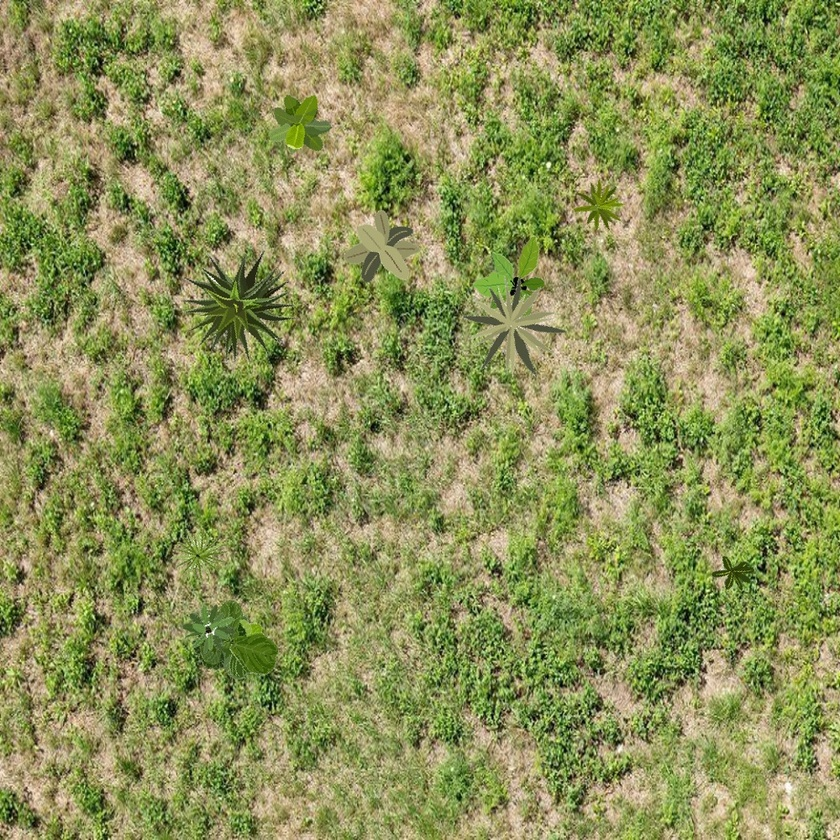
#> input picture Lab/images/Image5.jpg, 840 x 840 px, shrunk from 1000 x 1000 before the run, given in place of image5.png, which was not available
$ python box_view.py
#> lines starting #> are read from the running program, lines starting #| are printed output that depends on the picture
import cv2
import numpy as np
import random

# Function to load the bounding boxes from a YOLO text file
def load_bboxes(txt_file, img_width, img_height):
    bboxes = []
    with open(txt_file, 'r') as f:
        for line in f.readlines():
            parts = line.strip().split()
            class_id = int(parts[0])
            x_center, y_center, width, height = map(float, parts[1:])

            # Convert from YOLO format to pixel coordinates
            x_min = int((x_center - width / 2) * img_width)
            y_min = int((y_center - height / 2) * img_height)
            x_max = int((x_center + width / 2) * img_width)
            y_max = int((y_center + height / 2) * img_height)

            bboxes.append((class_id, x_min, y_min, x_max, y_max))

    return bboxes

# Function to generate a random color for each class
def random_light_color():
    base = [random.randint(120, 200) for _ in range(3)]
    # Ensure at least one channel is high for vibrancy
    base[random.randint(0, 2)] = 255
    return tuple(base)


# Main function to read the image and display bounding boxes with a dark overlay
def show_bboxes(image_path, txt_path):
    # Read the image
    img = cv2.imread(image_path)
#> img is the input picture: shape (840, 840, 3); mean B, G, R 86.4, 145.2, 139.8
    img_height, img_width, _ = img.shape
#> img_height = 840; img_width = 840

    # Create a black overlay with 50% opacity
    overlay = img.copy()
    cv2.addWeighted(overlay, 0.2, img, 0.5, 0, img)
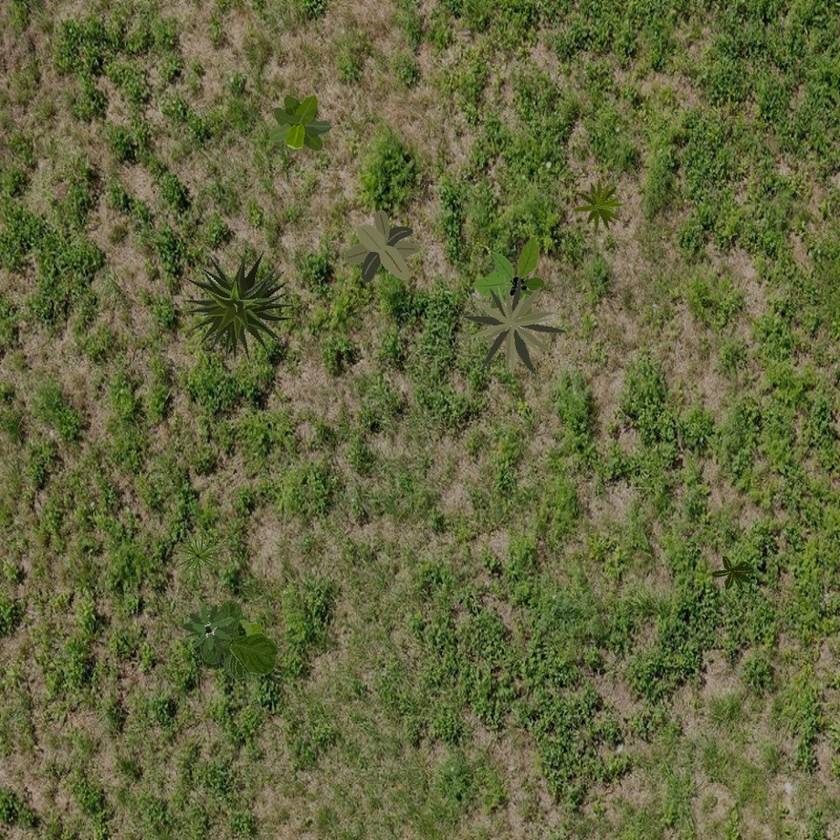
#> img: shape (840, 840, 3); mean B, G, R 60.5, 101.6, 97.9

    # Load bounding boxes from the txt file
    bboxes = load_bboxes(txt_path, img_width, img_height)

    # Random color for each class
    colors = {}

    for class_id, x_min, y_min, x_max, y_max in bboxes:
        # Assign a random color if not already assigned for this class
        if class_id not in colors:
            colors[class_id] = random_light_color()


        color = colors[class_id]

        # Draw the bounding box
        cv2.rectangle(img, (x_min, y_min), (x_max, y_max), color, 2)
        # Optionally, put the class id text
        cv2.putText(img, str(class_id), (x_min, y_min - 10), cv2.FONT_HERSHEY_SIMPLEX, 0.5, color, 2)

    # Display the image with bounding boxes and darkened background
    cv2.imshow('Image with Bounding Boxes and Dark Background', img)
    cv2.waitKey(0)
    cv2.destroyAllWindows()

# Test the function
image_path = r"C:\3D\SD maker\Lab\output\images\image5.png"  # Change to your image file path
txt_path = r"C:\3D\SD maker\Lab\output\labels\image5.txt"  # Change to your annotations TXT file path

#> (the run stopped early here; a loop or call above may not have finished)

$ run again, with Lab/images/Image1.jpg copied over Lab/images/Image5.jpg
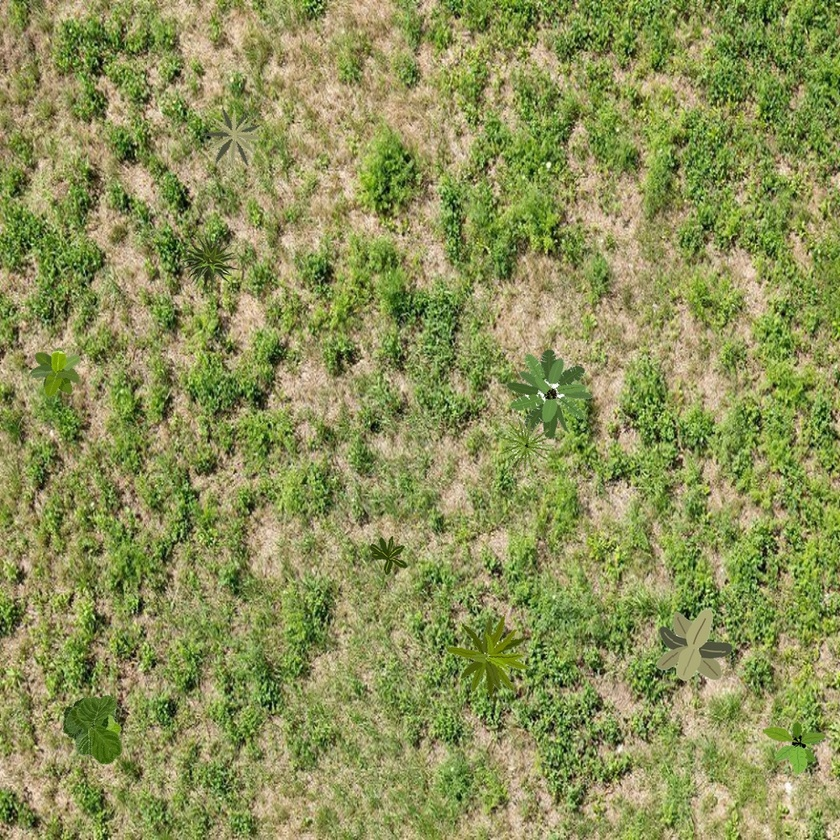
#> input picture Lab/images/Image1.jpg, 840 x 840 px, shrunk from 1000 x 1000 before the run, given in place of image5.png, which was not available
#> in show_bboxes, img is the input picture: shape (840, 840, 3); mean B, G, R 86.6, 145.6, 140.3
#> in show_bboxes, `cv2.addWeighted(overlay, 0.2, img, 0.5, 0, img)`:
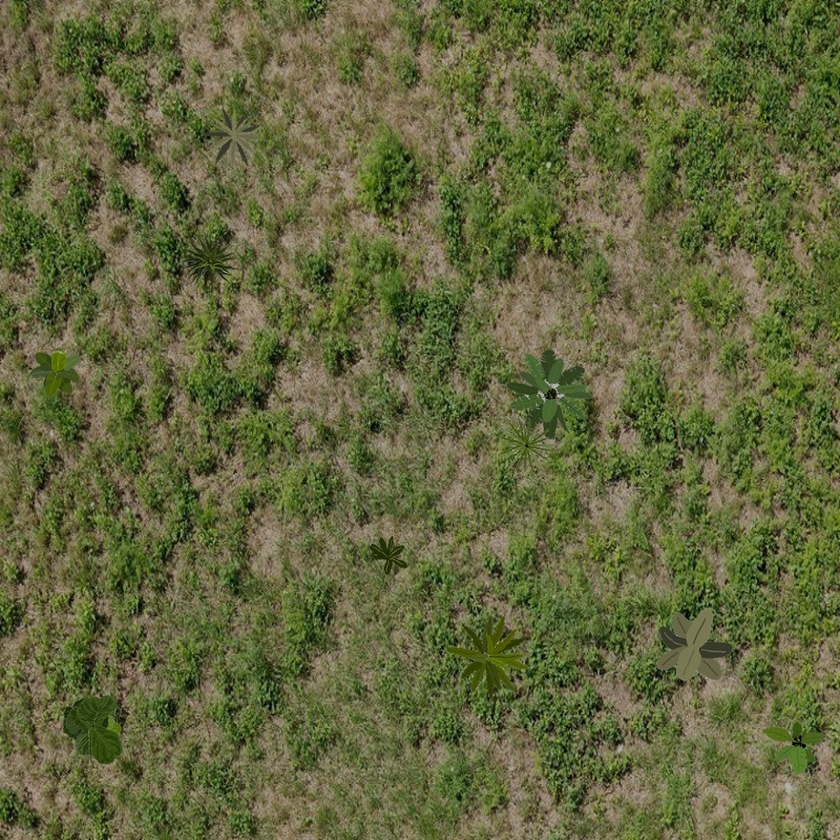
#> img: shape (840, 840, 3); mean B, G, R 60.6, 101.9, 98.2
